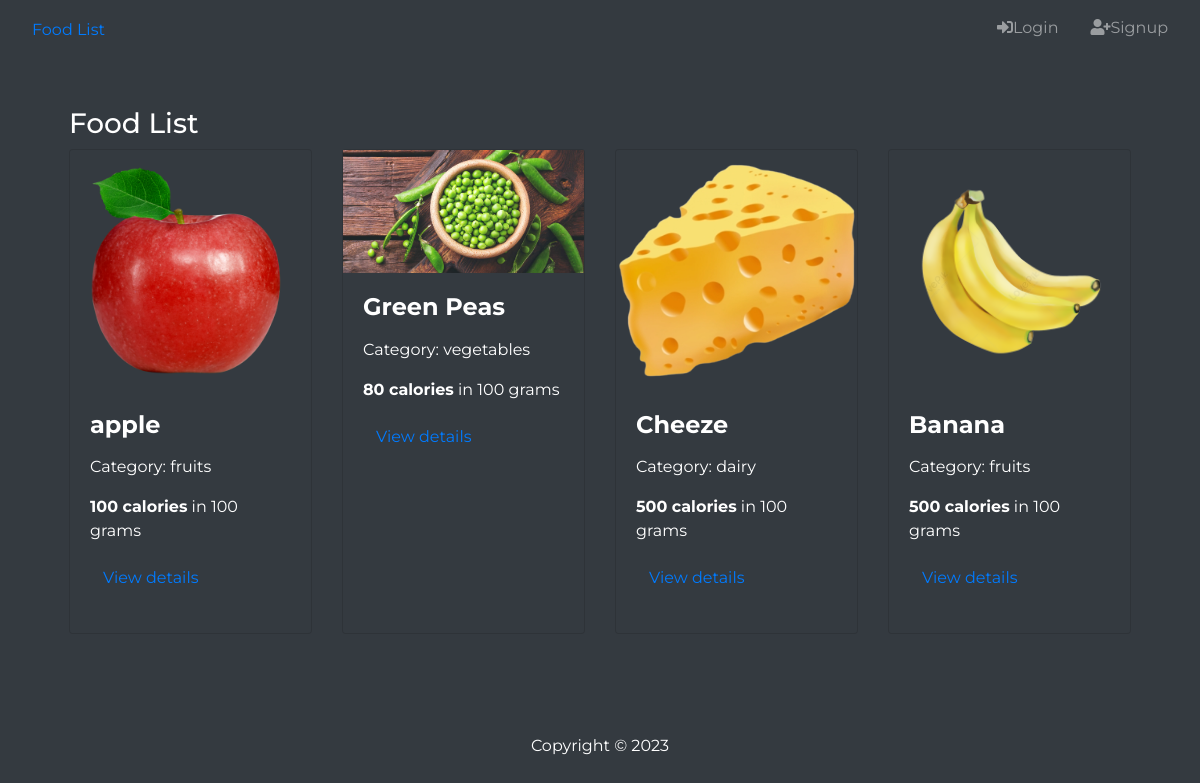
The page / on the database its author committed.
### diet_app/models.py (models this page shows, shortened)
class Food(models.Model):
    food_name = models.CharField(max_length=200)
    quantity = models.DecimalField(max_digits=7, decimal_places=2, default=100.00)
    calories = models.IntegerField(default=0)
    fat = models.DecimalField(max_digits=7, decimal_places=2)
    carbohydrates = models.DecimalField(max_digits=7, decimal_places=2)
    protein = models.DecimalField(max_digits=7, decimal_places=2)
    category = models.ForeignKey(FoodCategory, on_delete=models.CASCADE, related_name='food_category')

class Image(models.Model):
    food = models.ForeignKey(Food, on_delete=models.CASCADE, related_name='get_images')
    image = models.ImageField(upload_to='images/')

class FoodCategory(models.Model):
    category_name = models.CharField(max_length=50)
    class Meta:
        verbose_name = 'Food Category'
        verbose_name_plural = 'Food Categories'
    def __str__(self):
        return f'{self.category_name}'

### diet_app/views.py (the view)
# urls.py: path('', views.index, name='index'),
def index(request):
    return food_list_view(request)

### diet_app/views.py (called while the page is built)
def food_list_view(request):
    foods = Food.objects.all()
    for food in foods:
        food.image = food.get_images.first()
    page = request.GET.get('page', 1)
    paginator = Paginator(foods, 4)
    try:
        pages = paginator.page(page)
    except PageNotAnInteger:
        pages = paginator.page(1)
    except EmptyPage:
        pages = paginator.page(paginator.num_pages)
    return render(request, 'index.html', {
        'categories': FoodCategory.objects.all(),
        'foods': foods,
        'pages': pages,
        'title': 'Food List'
    })

### templates/index.html (shortened to what this page needs)
{% extends 'base.html' %}
{% block body %}
<div class='py-4 mt-auto'>
    <div class='container px-4'>
        <h3>{{ title }}</h3>
        <div class='row justify-content-center'>
        {% for food in pages %}
            <div class='col-sm-12 col-md-12 col-lg-4 col-xl-3 d-flex align-items-stretch'>
                <div class='card bg-dark mb-3'>
                    <a href='#'>
                        <img
                            src="{{ food.image.image.url|default:'../../static/images/no_image.png' }}"
                            class='img-fluid'
                            alt='food image'
                        >
                    </a>
                    <div class='card-body'>
                        <h4 class='card-title'>
                            <strong>{{ food.food_name }}</strong>
                        </h4>
                        <p class='card-text'>
                            <div class='my-3'>
                                Category: {{ food.category }}
                            </div>
                        </p>
                        <p class='card-text'>
                            <div class='my-3'>
                                <strong>{{ food.calories}} calories</strong> in {{ food.quantity|floatformat:0 }} grams
                            </div>
                        </p>
                        <p class='card-text'>
                            <div class='my-3'>
                                <a href="{% url 'food_details' food.id %}" type='button' class='btn btn-link'>
                                    View details
                                </a>
                            </div>
                        </p>
                    </div>
                </div>
            </div>
        {% endfor %}
    </div>
</div>
{% endblock %}

### templates/base.html (shortened to what this page needs)
{% load static %}
<!DOCTYPE html>
<html lang='en'>
    <head>
        <link href='https://cdnjs.cloudflare.com/ajax/libs/font-awesome/5.8.2/css/all.min.css' rel='stylesheet'>
        <link rel="stylesheet" href="https://stackpath.bootstrapcdn.com/bootstrap/4.5.2/css/bootstrap.min.css"
>
        <link href='{% static "css/styles.css" %}' rel='stylesheet'>
    </head>
    <body class="bg-dark text-white">
        <nav class="navbar navbar-expand-lg navbar-dark bg-dark">
            <div class="collapse navbar-collapse" id="navbarSupportedContent">
              <div class="mr-auto">
                <a class="nav-link {% if url_name == 'index' %} active{% endif %}" href={% url "index" %}>Food List</a>
              </div>
              {% if user.is_authenticated %}
                <ul class="navbar-nav  my-2 my-lg-0">
                  {% with url_name=request.resolver_match.url_name %}
                    <li class="nav-item px-2">
                      <a class="nav-link {% if url_name == 'weight_log' %} active{% endif %}" href={% url "weight_log" %}><i class='fas fa-user'></i> User Profile</a>
                    </li>
                    <li class="nav-item px-2">
                      <a class="nav-link {% if url_name == 'food_add' %} active{% endif %}" href="{% url "food_add" %}"><i class='far fa-plus-square'></i> Add Food item</a>
                    </li>
                    <li class='nav-item dropdown'>
                        <a class='nav-link dropdown-toggle' data-bs-toggle='dropdown' href='#' role='button' aria-haspopup='true' aria-expanded='false'>
                            <i class='fas fa-pizza-slice'></i> Food Categories
                        </a>
                        <div class='dropdown-menu'>
                            {% for category in categories %}
                            <a class='dropdown-item' href="{% url 'category_details_view' category.category_name %}">
                                {{ category }} &nbsp;
                                <span class='badge bg-primary'>
                                    {{ category.count_food_by_category }}
                                </span>
                            </a>
                            {% endfor %}
                        </div>
                    </li>
                    <li class="nav-item px-2">
                        <a class="nav-link {% if url_name == 'food_log' %} active{% endif %}" href="{% url 'food_log' %}"><i class='fas fa-utensils'></i> Food Log</a>
                    </li>
                    <li class="nav-item px-2">
                      <a class="nav-link" href="{% url "logout" %}"><i class='fas fa-sign-out-alt'></i>Logout</a>
                    </li>
                  {% endwith %}
                </ul>
              {% else %}
                <ul class="navbar-nav  my-2 my-lg-0">
                  <li class="nav-item px-2">
                    <a class="nav-link {% if url_name == 'login' %} active{% endif %}" href="{% url "login" %}"><i class='fas fa-sign-in-alt'></i>Login</a>
                  </li>
                  <li class="nav-item px-2">
                    <a class="nav-link {% if url_name == 'register' %} active{% endif %}" href="{% url "register" %}"><i class='fas fa-user-plus'></i>Signup</a>
                  </li>
                </ul>
              {% endif %}
            </div>
          </nav>
        <main>
            <div class='container py-4'>
                {% block body %}
                {% endblock %}
            </div>
        </main>
        <footer class='py-4'>
            <div class='d-flex align-items-center justify-content-center'>
                <div class='text-center'>
                    Copyright &copy; <script>document.write(new Date().getFullYear())</script>
                </div>
            </div>
        </footer>
    </body>
</html>

### static/css/styles.css (style rules this page uses)
html { position: relative; min-height: 100%; }
body { margin: 0 0 90px; font-family: 'Montserrat', sans-serif !important; }
footer { position: absolute; left: 0; bottom: 0; height: 90px; width: 100%; }
ul.navbar-nav .nav-item:after { content: ''; display: block; height: 3px; width: 0; transition: width .5s ease, background-color .5s ease; }

### rows shown on the page
Food: image.image (picture), food_name "apple", category "fruits", calories "100", quantity "100"
Food: image.image (picture), food_name "Green Peas", category "vegetables", calories "80", quantity "100"
Food: image.image (picture), food_name "Cheeze", category "dairy", calories "500", quantity "100"
Food: image.image (picture), food_name "Banana", category "fruits", calories "500", quantity "100"

### other values the page prints
{{ title }} "Food List"
